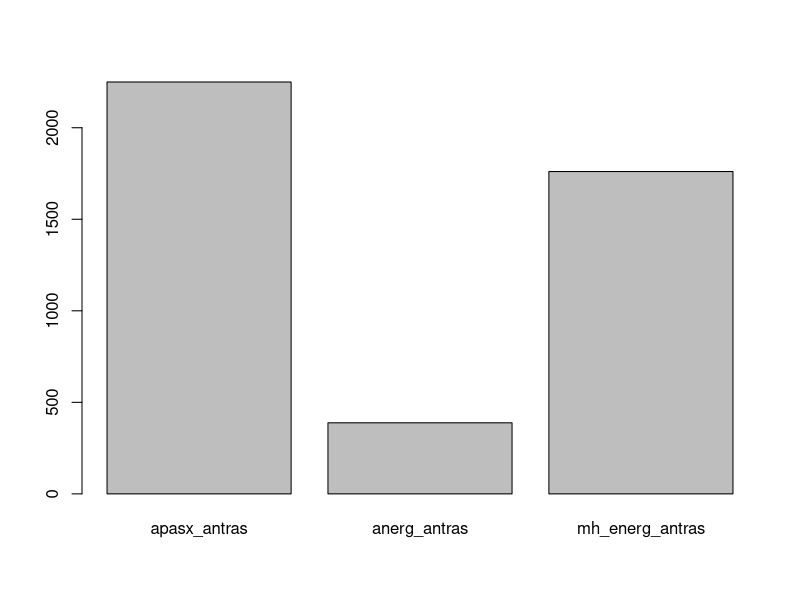
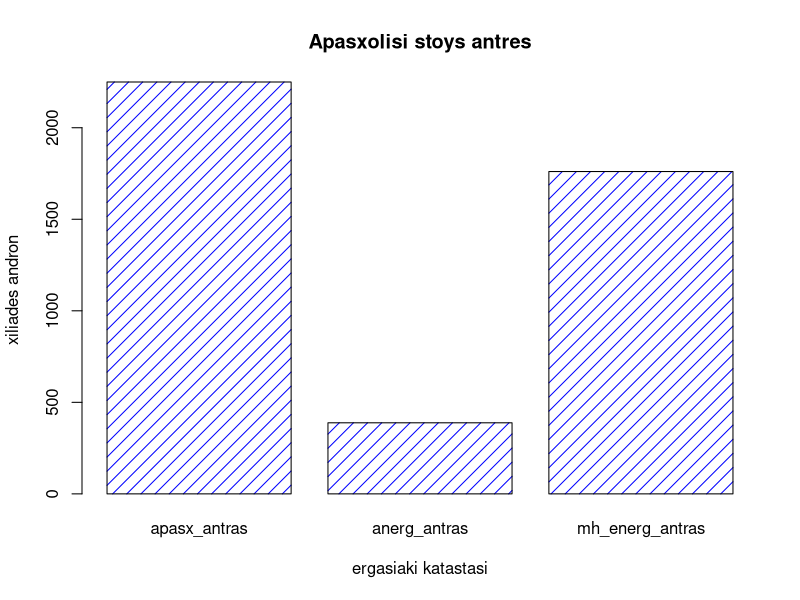
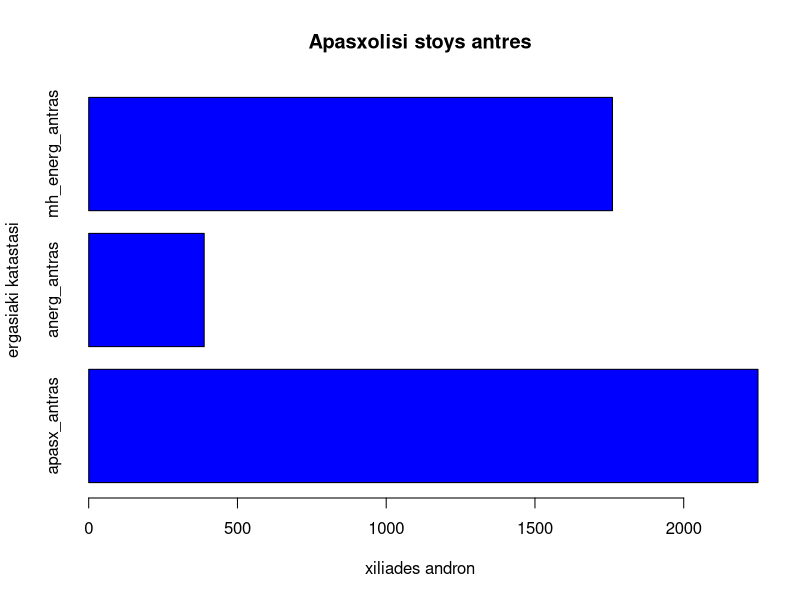
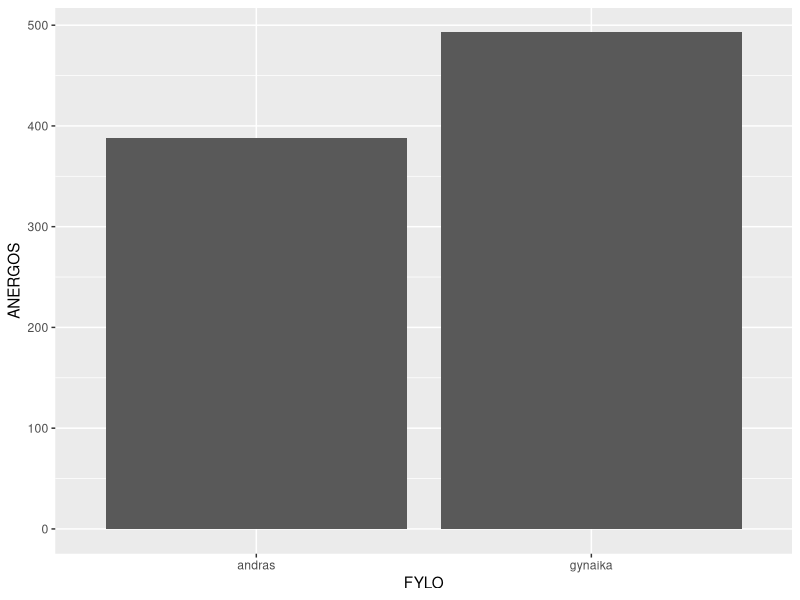
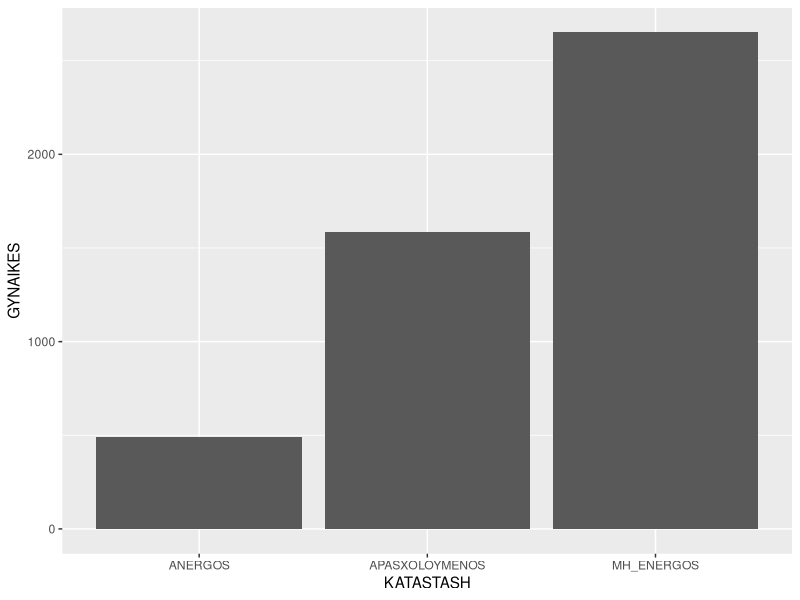
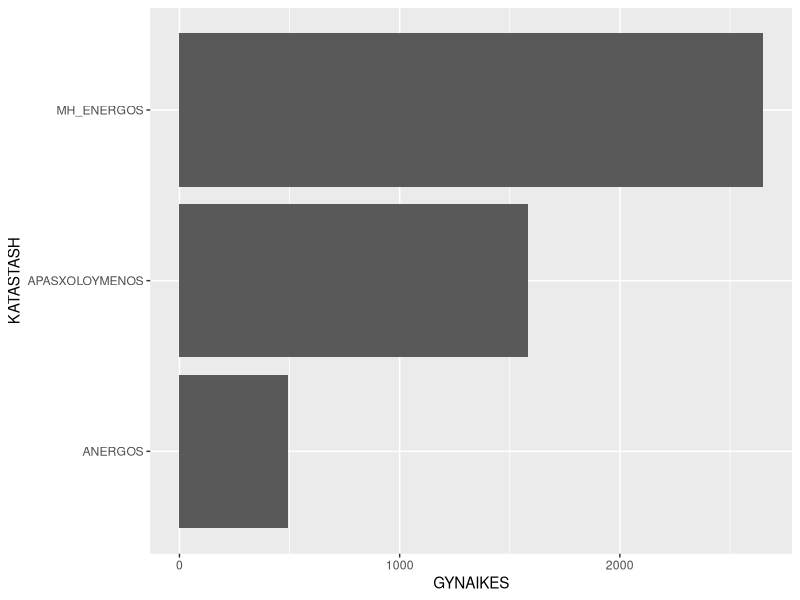
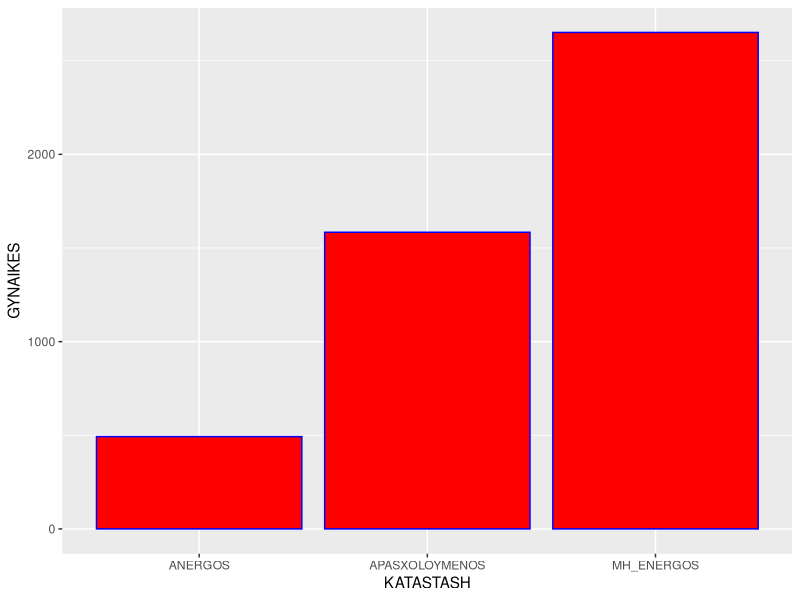
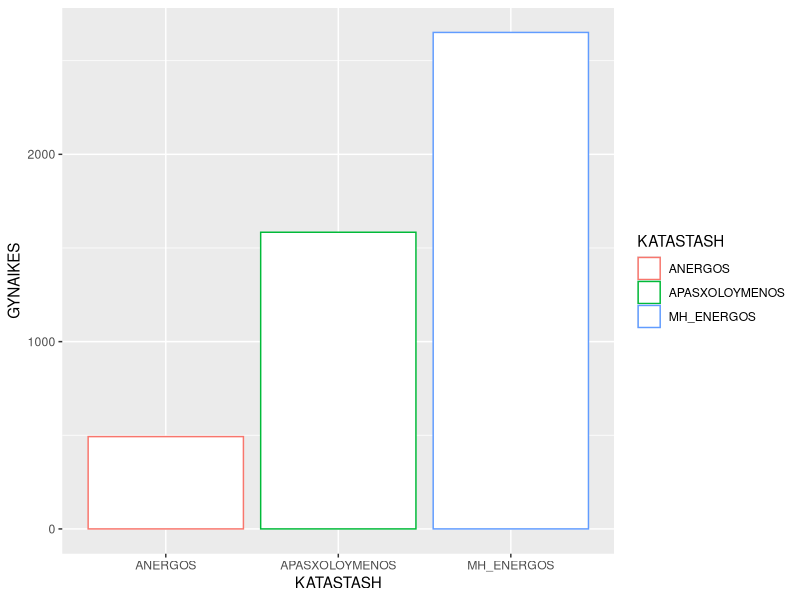

Write R code to recreate these figures, in order.
## ---- chunk 1
knitr::opts_chunk$set(echo = TRUE)
library(kableExtra)
## ---- chunk 2
rm(list = ls())
posa <- c(2249.7, 388.3, 1760.6)
etiketes <- c("apasx_antras", "anerg_antras", "mh_energ_antras")
## ---- chunk 3
barplot(posa, names.arg = etiketes)
## ---- chunk 4
barplot(posa,
        names.arg = etiketes,
        main = "Apasxolisi stoys antres",
        xlab = "ergasiaki katastasi",
        ylab = "xiliades andron",
        col = "blue",
        density = 10)
## ---- chunk 5
barplot(posa,
        names.arg = etiketes,
        main = "Apasxolisi stoys antres",
        xlab = "xiliades andron",
        ylab = "ergasiaki katastasi",
        col = "blue",
        horiz = TRUE)
## ---- chunk 6
if(!require(ggplot2)){
    install.packages("ggplot2")
    library(ggplot2)
}
## ---- chunk 7
filo <- c("gynaika", "andras")
apasx <- c(1584, 2249.7)
anerg <- c(492.8, 388.3)
mh_energ <- c(2650.9, 1760.6)
Apasxolisi <- data.frame(FYLO=filo, APASXOLOYMENOS=apasx, ANERGOS=anerg, MH_ENERGOS=mh_energ)
## ---- chunk 8
AnergFylo <- ggplot(data=Apasxolisi, aes(x=FYLO, y=ANERGOS))
AnergFylo + geom_bar(stat="identity")
## ---- chunk 9
Apasxolisi
## ---- chunk 10
katastasi <- colnames(Apasxolisi)
katastasi <- katastasi[-1]
apasxG <- as.numeric(as.vector(Apasxolisi[1,c(2:4)]))
apasxA <- as.numeric(as.vector(Apasxolisi[2,c(2:4)]))
## ---- chunk 11
ApasxAntistr <- data.frame(KATASTASH=katastasi, GYNAIKES=apasxG, ANTRES=apasxA)
ApasxAntistr
## ---- chunk 12
GynApasx <- ggplot(data=ApasxAntistr, aes(x=KATASTASH, y=GYNAIKES))
GynApasx + geom_bar(stat="identity")
## ---- chunk 13
GynApasx + geom_bar(stat="identity") + coord_flip()
## ---- chunk 14
GynApasx + geom_bar(stat="identity", color="blue", fill="red")
## ---- chunk 15
GynApasxMultyCol1 <- ggplot(data=ApasxAntistr, aes(x=KATASTASH, y=GYNAIKES, color=KATASTASH))
GynApasxMultyCol1 + geom_bar(stat="identity", fill="white")
## ---- chunk 16
GynApasxMultyCol2 <- ggplot(data=ApasxAntistr, aes(x=KATASTASH, y=GYNAIKES, fill=KATASTASH))
GynApasxMultyCol2 + geom_bar(stat="identity")
## ---- chunk 17
GynApasx + geom_bar(stat="identity") + geom_text(aes(label=GYNAIKES), vjust=1.6, color="white", size=3.5)
## ---- chunk 18
if(!require(reshape)){
    install.packages("reshape")
    library(reshape)
}
if(!require(reshape2)){
    install.packages("reshape2")
    library(reshape2)
}
ApasxMakri <- melt(data = Apasxolisi, 
                       id.vars = c("FYLO"),
                       measure.vars = c("APASXOLOYMENOS","ANERGOS","MH_ENERGOS"),
                       variable.name = "KATASTASI",
                       value.name = "PLHTHOS")
## ---- chunk 19
EllFyla <- ggplot(data=ApasxMakri, aes(x=FYLO, y=PLHTHOS, fill=KATASTASI))
EllFyla + geom_bar(stat="identity")
## ---- chunk 20
EllApasx <- ggplot(data=ApasxMakri, aes(x=KATASTASI, y=PLHTHOS, fill=FYLO))
EllApasx + geom_bar(stat="identity")
## ---- chunk 21
EllFyla + geom_bar(stat="identity",position=position_dodge())
## ---- chunk 22
EllApasx + geom_bar(stat="identity",position=position_dodge())
## ---- chunk 23
EllFyla + 
  geom_bar(stat="identity",position=position_dodge()) +
  geom_text(aes(label=PLHTHOS), vjust=1.6, color="white", position = position_dodge(0.9), size=3.5)
## ---- chunk 24
EllApasx + 
  geom_bar(stat="identity",position=position_dodge()) +
  geom_text(aes(label=PLHTHOS), vjust=1.6, color="white", position = position_dodge(0.9), size=3.5)
## ---- chunk 25
rm(list = ls())
## ---- chunk 26
if(!require(readxl)){
    install.packages("readxl")
    library(readxl)
}
ydataParab <- readxl::read_excel("ydataParab.xlsx")
knitr::kable(ydataParab) %>%
  kable_styling("striped", full_width = F) %>%
  scroll_box(width = "max-content", height = "200px")
## ---- chunk 27
if(!require(readxl)){
    install.packages("readxl")
    library(readxl)
}
enaerParab <- readxl::read_excel("enaerParab.xlsx")
knitr::kable(enaerParab) %>%
  kable_styling("striped", full_width = F) %>%
  scroll_box(width = "100%", height = "200px")
## ---- chunk 28
# Από προηγούμενη φορά
EXY_19 <- ydataParab[ydataParab$ETOS==2019,c("MHNAS","PARAB_EXY")]
EEX_19 <- enaerParab[enaerParab$ETOS==2019,c("MHNAS","PARAB_EEX")]
EXY_19$EIDOS <- rep("EXY",12)
EEX_19$EIDOS <- rep("EEX",12)
names(EXY_19)[names(EXY_19) == "PARAB_EXY"] <- "PARABIASEIS"
names(EEX_19)[names(EEX_19) == "PARAB_EEX"] <- "PARABIASEIS"
if(!require(dplyr)){
    install.packages("dplyr")
    library(dplyr)
}
parabiaseis19 <- bind_rows(EXY_19, EEX_19)
## ---- chunk 29
knitr::kable(parabiaseis19) %>%
  kable_styling("striped", full_width = F) %>%
  scroll_box(width = "max-content", height = "200px")
## ---- chunk 30
parabiaseisRab <- ggplot(data=parabiaseis19, aes(x=MHNAS, y=PARABIASEIS, fill=EIDOS))
parabiaseisRab + geom_bar(stat="identity")
## ---- chunk 31
mines <- c("Ir","Fe","Mr","Ar","Ma","In","Il","Au","Se","Ok","No","De")
## ---- chunk 32
parabiaseisRab + geom_bar(stat="identity") + xlim(mines)
